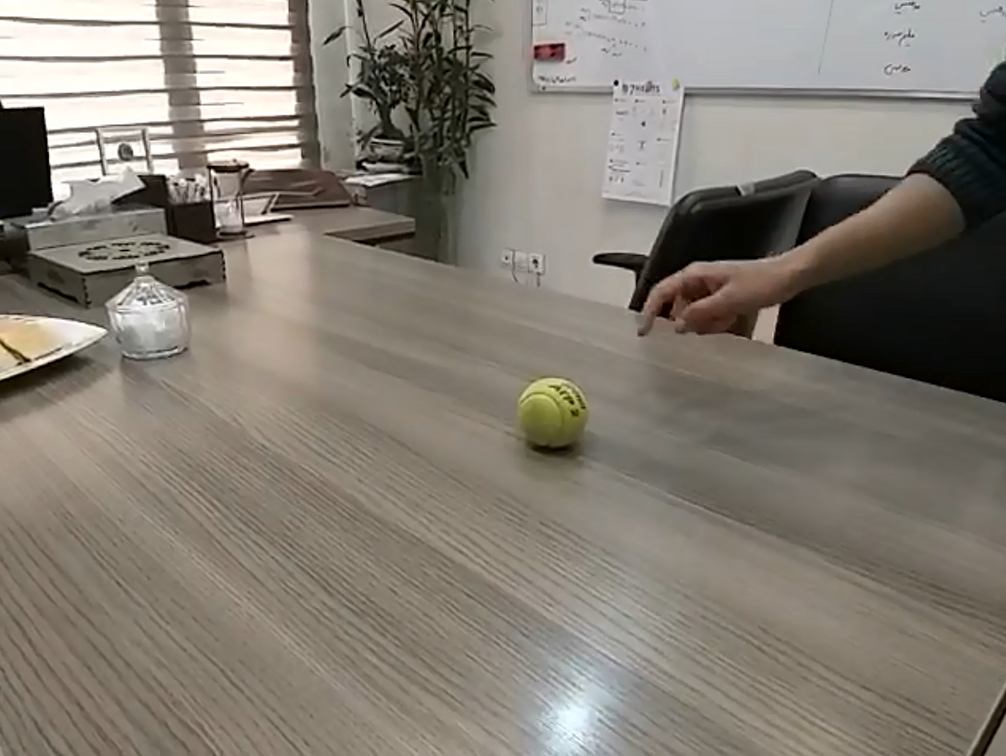
#> input picture Python/Week2/files/ball.PNG, 1006 x 756 px
$ python threshold.py
#> lines starting #> are read from the running program, lines starting #| are printed output that depends on the picture; after the words box and inside, x2 and y2 are one past the last pixel; in counts of white or black regions, pixels touching at a corner belong together
import cv2
import numpy as np

cv2.namedWindow("myImage")
img = cv2.imread("files/ball.PNG")
#> img is the input picture: shape (756, 1006, 3); mean B, G, R 115.1, 124.8, 131.3

gray_img = cv2.cvtColor(img, cv2.COLOR_BGR2GRAY)
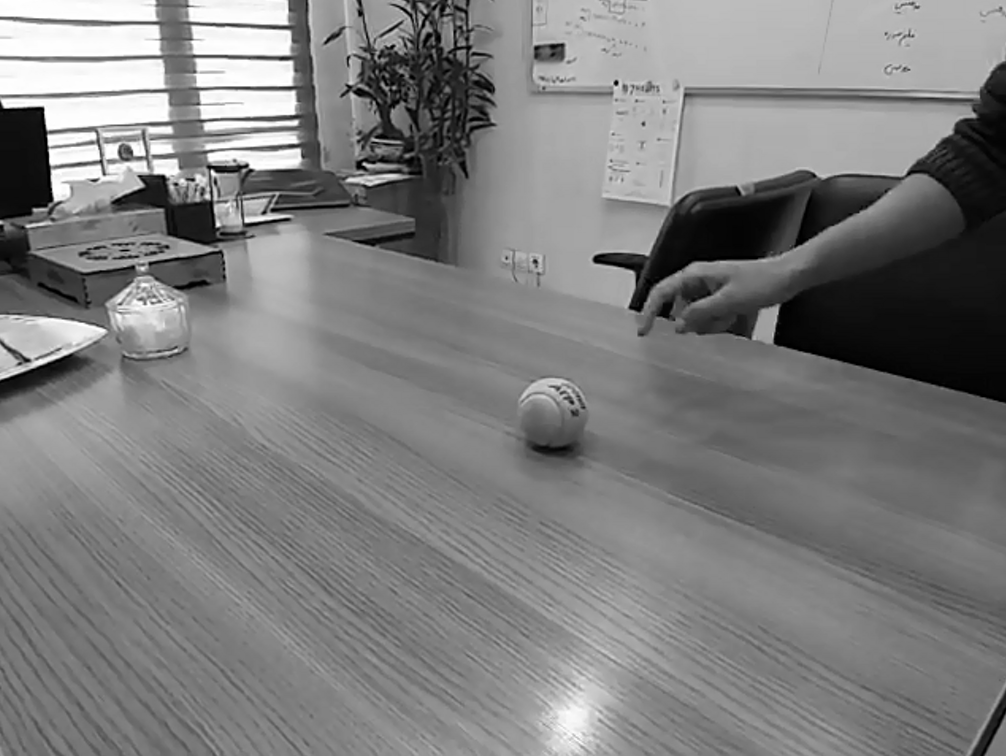
#> gray_img: shape (756, 1006); min 0, max 255, mean 125.6
T, thresh = cv2.threshold(gray_img, 220, 255, cv2.THRESH_BINARY)
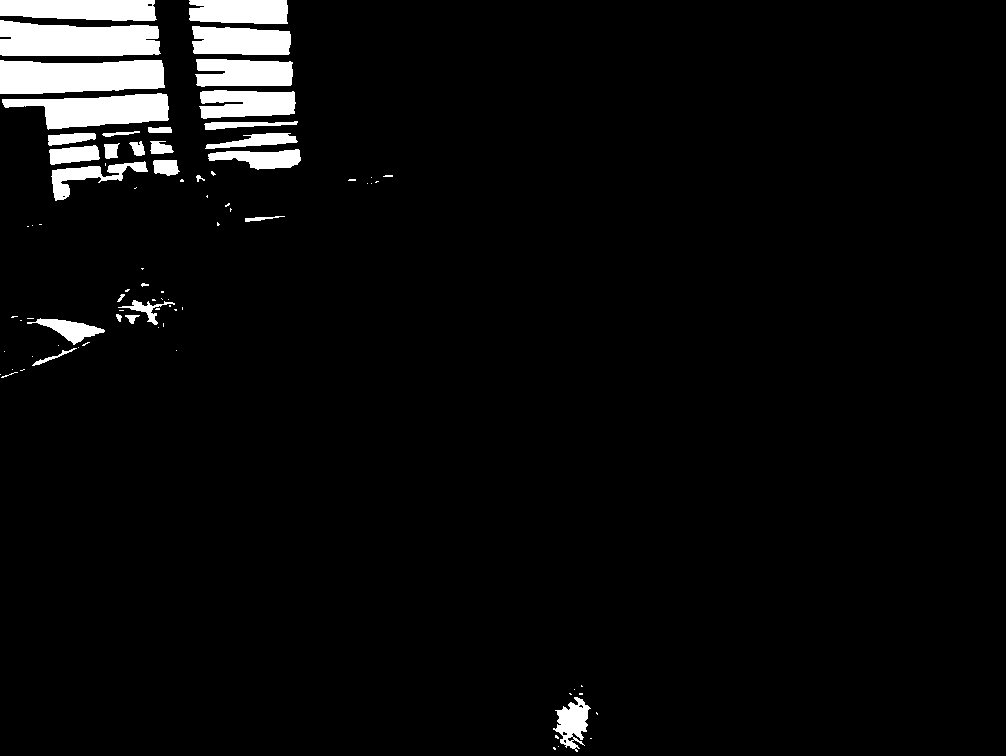
#> thresh: shape (756, 1006); 4.6% white; 82 white regions (51 under 20 px), largest, box (x1, y1, x2, y2) and area: (0, 60, 165, 94) 4896, (0, 20, 161, 56) 4856, (2, 93, 169, 130) 3812

cv2.imshow("myImage", thresh)
cv2.waitKey(0)
cv2.destroyAllWindows()

$ run again, with Python/Week2/files/leopard.jpg saved as Python/Week2/files/ball.PNG
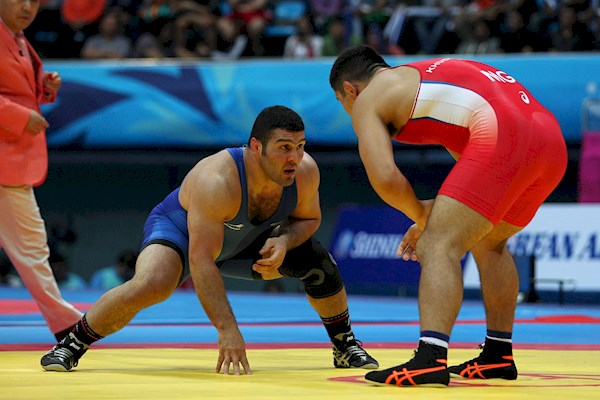
#> input picture Python/Week2/files/leopard.jpg, 600 x 400 px
#> img is the input picture: shape (400, 600, 3); mean B, G, R 87.6, 88.7, 95.5
#> `gray_img = cv2.cvtColor(img, cv2.COLOR_BGR2GRAY)`:
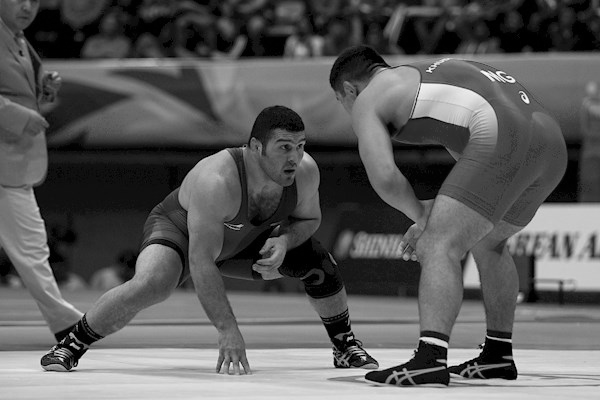
#> gray_img: shape (400, 600); min 0, max 255, mean 90.6
#> `T, thresh = cv2.threshold(gray_img, 220, 255, cv2.THRESH_BINARY)`:
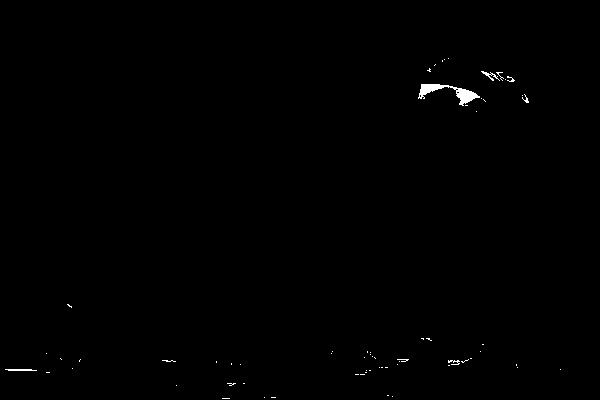
#> thresh: shape (400, 600); 0.35% white; 65 white regions (59 under 20 px), largest, box (x1, y1, x2, y2) and area: (418, 84, 480, 106) 458, (5, 369, 37, 371) 56, (481, 71, 500, 81) 54, (448, 360, 460, 365) 32, (522, 94, 529, 103) 22, (507, 76, 515, 82) 21
